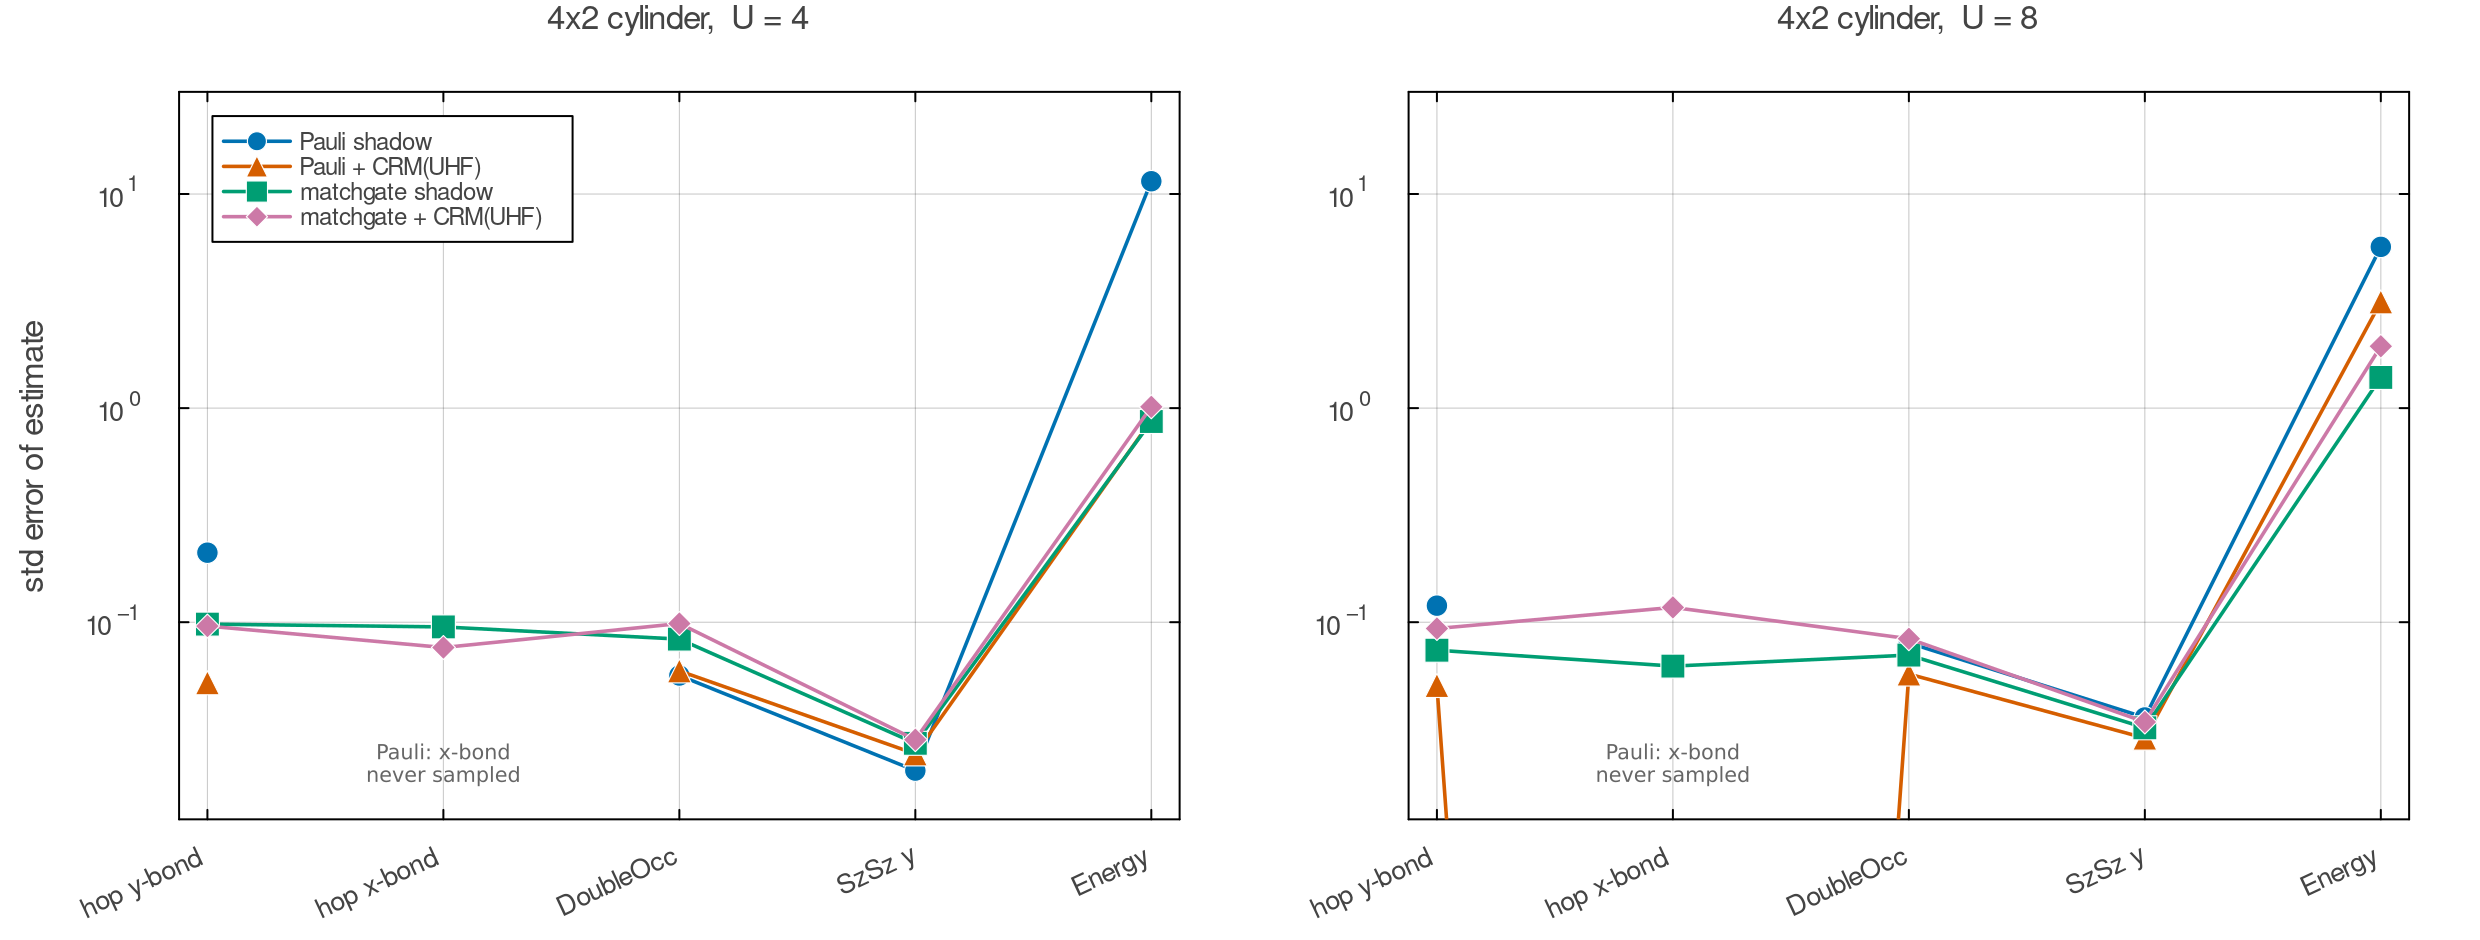

This chart was generated by the following Julia code:
# ============================================================
# matchgate(フェルミオンGauss)シャドウ × CRM
#
# 動機: ランダムPauliシャドウでは、2DをJW変換した際のx方向ホッピング項に
#   長さ O(W) の演算子弦が付き、分散が 3^|A| で爆発して実質測定不能。
#   matchgateシャドウ (ランダムGauss回転 U_Q, Q∈SO(2n) + 占有数測定) では
#   ホッピングは2次Majorana演算子なので弦問題が消える。
#   さらに Slater行列式 (UHF) prior の厳密古典側が Pfaffian で計算できる
#   → CRMとの構造的相性が良い。
#
# 枠組み (Wan-Huggins-Lee-Babbush 2023 / Zhao-Rubin-Miyake PRL 2021):
#   チャネル固有値 λ_{2k} = C(n,k)/C(2n,2k) (次数2kのMajorana単項式)
#   スナップショット推定量:
#     X_S(b) = λ^{-1} Σ_{S'対角} det(Q[S,S']) <b|Γ_{S'}|b>,
#     <b|Γ_T|b> = i^{|T|} Π_{j∈T}(1-2b_j)
#   prior側の厳密条件付き平均 (CRM):
#     E[X_S|u] = λ^{-1} Σ_{S'} det(Q[S,S']) Pf(K'[S']),  K' = 回転後の2点関数
#
# 系: 4x2 ハバードシリンダー (8サイト, 16モード, 2^16次元の密ベクトルで厳密)
#   x方向ボンド (Pauliでは|A|=9) を含む。U=4, 8。
#   比較: Pauliシャドウ(標準/CRM) vs matchgateシャドウ(標準/CRM)、
#   個別観測量とエネルギー全体 (運動項 + U×二重占有)。
#
# 検証 (V1-V4, 8モード密行列で規約を機械精度確定):
#   V1: Givens分解ゲート列が U γ_μ U† = Σ_ν Q_{μν} γ_ν を実現
#   V2: 観測量のMajorana展開係数 = 密行列 (hop/docc/SzSz/長弦Pauli)
#   V3: シャドウ推定量の不偏性 (統計)
#   V4: K行列構成とPfaffian古典側 = 密行列総和
#
# 実行方法:
#  JULIA_LOAD_PATH="@:@v#.#:@stdlib" julia --project=Hubbard_MPS_Env_v2 crm_matchgate.jl
# ============================================================

using ITensors, ITensorMPS
using LinearAlgebra
using Statistics
using Printf
using Random

BLAS.set_num_threads(1)

# ------------------------------------------------------------
# 0. 格子 (4x2シリンダー) と規約
#    モード = JW qubit: qup(s)=2s-1, qdn(s)=2s / qubit 1 = MSB
#    Majorana: γ_{2m-1} = Z..Z X_m, γ_{2m} = Z..Z Y_m
# ------------------------------------------------------------
const W  = 4
const LX = 2
const NS = W * LX          # 8 sites
const NM = 2 * NS          # 16 modes
const NQ = NM              # 16 qubits
const DIM = 2^NQ

sidx(x, y) = (x - 1) * W + y
qup(s) = 2s - 1
qdn(s) = 2s
bitof(s::Int, q::Int, nq::Int) = (s >> (nq - q)) & 1

function cyl_edges(Lx, Wd)
    edges = Tuple{Int,Int}[]
    for x in 1:Lx, y in 1:Wd
        s = sidx(x, y)
        x < Lx && push!(edges, (s, sidx(x+1, y)))
        push!(edges, (s, sidx(x, y == Wd ? 1 : y + 1)))
    end
    return edges
end

# ------------------------------------------------------------
# 1. 密ベクトル演算 (任意のNQに対応)
# ------------------------------------------------------------
# Z回転 exp(-i θ/2 Z_q)
function apply_zrot!(ψ::Vector{ComplexF64}, θ::Float64, q::Int, nq::Int)
    p0, p1 = cis(-θ/2), cis(θ/2)
    mask = 1 << (nq - q)
    @inbounds for s in 0:length(ψ)-1
        ψ[s+1] *= (s & mask == 0) ? p0 : p1
    end
end

# XX回転 exp(-i θ/2 X_q X_{q+1})
function apply_xxrot!(ψ::Vector{ComplexF64}, θ::Float64, q::Int, nq::Int)
    c, s_ = cos(θ/2), sin(θ/2)
    m = (1 << (nq - q)) | (1 << (nq - q - 1))
    @inbounds for s in 0:length(ψ)-1
        t = s ⊻ m
        if s < t
            a, b = ψ[s+1], ψ[t+1]
            ψ[s+1] = c*a - im*s_*b
            ψ[t+1] = c*b - im*s_*a
        end
    end
end

# Majorana平面 (μ, μ+1) の回転角θのゲートを状態に適用
#   μ奇数 (同モード内): γ_{2j-1}γ_{2j} = iZ_j -> exp(-θ/2 γγ) = exp(-iθ/2 Z_j)
#   μ偶数 (モード跨ぎ):  γ_{2j}γ_{2j+1} = iX_jX_{j+1} -> exp(-iθ/2 XX)
function apply_plane_rot!(ψ, μ::Int, θ::Float64, nq::Int)
    if isodd(μ)
        apply_zrot!(ψ, θ, (μ + 1) ÷ 2, nq)
    else
        apply_xxrot!(ψ, θ, μ ÷ 2, nq)
    end
end

# ------------------------------------------------------------
# 2. Haar SO(2n) と隣接Givens分解
#    分解: G_m ... G_1 Q = I (atan2で対角を正に) -> Q = G_1' ... G_m'
#    ゲート適用順序の規約は V1 で機械的に確定する
# ------------------------------------------------------------
function haar_so(m::Int)
    A = randn(m, m)
    F = qr(A)
    Q = Matrix(F.Q) * Diagonal(sign.(diag(F.R)))
    if det(Q) < 0
        Q[:, end] .*= -1
    end
    return Q
end

# 隣接平面回転で Q を I に潰す。返り値: [(μ, θ), ...] (潰した順)
function givens_decompose(Q::Matrix{Float64})
    m = size(Q, 1)
    R = copy(Q)
    rots = Tuple{Int,Float64}[]
    for col in 1:m-1
        for i in m-1:-1:col
            a, b = R[i, col], R[i+1, col]
            (abs(b) < 1e-14 && a > 0) && continue
            θ = atan(b, a)
            c, s = cos(θ), sin(θ)
            for k in col:m
                ri, rj = R[i, k], R[i+1, k]
                R[i, k]   =  c*ri + s*rj
                R[i+1, k] = -s*ri + c*rj
            end
            push!(rots, (i, θ))
        end
    end
    @assert maximum(abs.(R - I)) < 1e-9 "Givens decomposition failed"
    return rots
end

# rots から状態への適用 (順序・符号の規約は V1 で決定した ORDER[] を使う)
const ORDER = Ref(:reverse_negate)   # V1で確定させる
function apply_Q!(ψ, rots, nq::Int)
    if ORDER[] == :reverse_negate
        for k in length(rots):-1:1
            μ, θ = rots[k]; apply_plane_rot!(ψ, μ, -θ, nq)
        end
    elseif ORDER[] == :forward_negate
        for k in 1:length(rots)
            μ, θ = rots[k]; apply_plane_rot!(ψ, μ, -θ, nq)
        end
    elseif ORDER[] == :reverse
        for k in length(rots):-1:1
            μ, θ = rots[k]; apply_plane_rot!(ψ, μ, θ, nq)
        end
    else
        for k in 1:length(rots)
            μ, θ = rots[k]; apply_plane_rot!(ψ, μ, θ, nq)
        end
    end
end

# ------------------------------------------------------------
# 3. Majorana観測量 (係数はV2で密行列と照合)
#    monomial = (係数::ComplexF64, S::Vector{Int})  Sはソート済みMajorana添字
#    <b|Γ_T|b> = i^|T| Π (1-2b_j)  (Tは対角ペア集合)
# ------------------------------------------------------------
struct MObs
    name::String
    mons::Vector{Tuple{ComplexF64,Vector{Int}}}   # 次数0項は S=[]
end

# c†_a c_b + c†_b c_a (モードa<b) = (i/2)γ_{2a-1}γ_{2b} - (i/2)γ_{2a}γ_{2b-1}
hop_mons(a, b) = [(0.5im, [2a-1, 2b]), (-0.5im, [2a, 2b-1])]
# n_m = 1/2 + (i/2)γ_{2m-1}γ_{2m}
dens_mons(m) = [(0.5+0im, Int[]), (0.5im, [2m-1, 2m])]
# n_a n_b (a<b, 異モード)
docc_mons(a, b) = [(0.25+0im, Int[]), (0.25im, [2a-1, 2a]), (0.25im, [2b-1, 2b]),
                   (-0.25+0im, [2a-1, 2a, 2b-1, 2b])]
# S^z_i S^z_j = (1/4)(n_iu - n_id)(n_ju - n_jd)
function szsz_mons(si, sj)
    mons = Tuple{ComplexF64,Vector{Int}}[]
    for (ma, sa) in ((qup(si), 1.0), (qdn(si), -1.0)),
        (mb, sb) in ((qup(sj), 1.0), (qdn(sj), -1.0))
        c = 0.25 * sa * sb
        for (cm, S) in docc_mons(min(ma,mb), max(ma,mb))
            push!(mons, (c*cm, S))
        end
    end
    return mons
end

mval(T_modes::Vector{Int}, b::Vector{Int}) =
    (im)^length(T_modes) * prod(1 - 2*b[j] for j in T_modes; init=1)

# 次数2k係数
lam(n, k) = binomial(n, k) / binomial(2n, 2k)

# 対角ペア集合の列挙 (次数2: 各モード / 次数4: モードペア)
function diag_subsets(n, k)
    if k == 1
        return [[j] for j in 1:n]
    else
        return [[j1, j2] for j1 in 1:n-1 for j2 in j1+1:n]
    end
end

majorana_of(T::Vector{Int}) = reduce(vcat, [[2j-1, 2j] for j in T]; init=Int[])

det2(M) = M[1,1]*M[2,2] - M[1,2]*M[2,1]
function subdet(Q, S::Vector{Int}, Sp::Vector{Int})
    k = length(S)
    if k == 2
        return Q[S[1],Sp[1]]*Q[S[2],Sp[2]] - Q[S[1],Sp[2]]*Q[S[2],Sp[1]]
    else
        return det(@view Q[S, Sp])
    end
end

pf2(A) = A[1,2]
pf4(A) = A[1,2]*A[3,4] - A[1,3]*A[2,4] + A[1,4]*A[2,3]

# u = (Q, rots) に対する1観測量の推定準備:
#   各単項式について w[T'] = λ^{-1} det(Q[S, majorana(T')]) を前計算
struct ObsEval
    consts::Float64                            # 次数0項の合計 (実部)
    packs::Vector{Tuple{ComplexF64,Int,Vector{Vector{Int}},Vector{Float64}}}
    # (係数, k, 対角モード集合リスト, w)
end

function prepare_obs(o::MObs, Q::Matrix{Float64}, n::Int, dsub::Dict{Int,Vector{Vector{Int}}})
    consts = 0.0
    packs = Tuple{ComplexF64,Int,Vector{Vector{Int}},Vector{Float64}}[]
    for (c, S) in o.mons
        if isempty(S)
            consts += real(c)
            continue
        end
        k = length(S) ÷ 2
        subs = dsub[k]
        w = Vector{Float64}(undef, length(subs))
        for (idx, T) in enumerate(subs)
            w[idx] = subdet(Q, S, majorana_of(T)) / lam(n, k)
        end
        push!(packs, (c, k, subs, w))
    end
    return ObsEval(consts, packs)
end

function eval_obs(oe::ObsEval, b::Vector{Int})
    x = oe.consts + 0im
    for (c, k, subs, w) in oe.packs
        acc = 0.0 + 0im
        for (idx, T) in enumerate(subs)
            acc += w[idx] * mval(T, b)
        end
        x += c * acc
    end
    return real(x)
end

# prior側の厳密条件付き平均: <Γ_T'>_{σ'} = Pf(K'[majorana(T')])
function exact_obs_mean(oe::ObsEval, Kp::Matrix{ComplexF64})
    x = oe.consts + 0im
    for (c, k, subs, w) in oe.packs
        acc = 0.0 + 0im
        for (idx, T) in enumerate(subs)
            Sm = majorana_of(T)
            pf = k == 1 ? pf2(view(Kp, Sm, Sm)) : pf4(Kp[Sm, Sm])
            acc += w[idx] * pf
        end
        x += c * acc
    end
    return real(x)
end

# Tr[Oσ] (回転なし)
function trace_obs(o::MObs, K::Matrix{ComplexF64})
    x = 0.0 + 0im
    for (c, S) in o.mons
        if isempty(S)
            x += c
        elseif length(S) == 2
            x += c * pf2(view(K, S, S))
        else
            x += c * pf4(K[S, S])
        end
    end
    return real(x)
end

# 数保存・実C行列 (フルモード) から K_{μν} = <γ_μ γ_ν> (μ≠ν, 対角0) を構成
function K_from_C(C::Matrix{Float64})
    n = size(C, 1)
    K = zeros(ComplexF64, 2n, 2n)
    for a in 1:n, b in 1:n
        AA = C[a,b] - C[b,a]                       # <A_a A_b> (a≠b)
        BB = C[a,b] - C[b,a]                       # <B_a B_b> (a≠b)
        AB = im * ((a == b ? 1.0 : 0.0) - C[a,b] - C[b,a])   # <A_a B_b>
        BA = -im * ((a == b ? 1.0 : 0.0) - C[a,b] - C[b,a])  # <B_a A_b> = -<A_b B_a>... V4で検証
        if a != b
            K[2a-1, 2b-1] = AA
            K[2a,   2b]   = BB
        end
        K[2a-1, 2b] = AB
        K[2a, 2b-1] = BA          # a==b でも <γ_{2a}γ_{2a-1}> = -i(1-2n) は非零
    end
    for μ in 1:2n; K[μ, μ] = 0; end
    return K
end

# ------------------------------------------------------------
# 4. 検証 (8モード密行列)
# ------------------------------------------------------------
function dense_paulis(nq)
    I2 = ComplexF64[1 0; 0 1]; X = ComplexF64[0 1; 1 0]
    Y = ComplexF64[0 -im; im 0]; Z = ComplexF64[1 0; 0 -1]
    return I2, X, Y, Z
end

function dense_gamma(nq)
    I2, X, Y, Z = dense_paulis(nq)
    γ = Vector{Matrix{ComplexF64}}(undef, 2nq)
    for j in 1:nq
        opsX = [q < j ? Z : (q == j ? X : I2) for q in 1:nq]
        opsY = [q < j ? Z : (q == j ? Y : I2) for q in 1:nq]
        γ[2j-1] = reduce(kron, opsX)
        γ[2j]   = reduce(kron, opsY)
    end
    return γ
end

function dense_mobs(o::MObs, γ, nq)
    M = zeros(ComplexF64, 2^nq, 2^nq)
    for (c, S) in o.mons
        term = Matrix{ComplexF64}(I, 2^nq, 2^nq)
        for μ in S; term = term * γ[μ]; end
        M .+= c .* term
    end
    return M
end

function dense_cdag(nq)
    cdag = [0.0 0; 1 0]; I2 = Matrix(1.0I, 2, 2); F = [1.0 0; 0 -1]
    return [reduce(kron, [q < m ? F : (q == m ? cdag : I2) for q in 1:nq]) for m in 1:nq]
end

function validate_matchgate()
    nq = 8; n = nq; dim = 2^nq
    Random.seed!(11)
    γ = dense_gamma(nq)
    I2, X, Y, Z = dense_paulis(nq)

    # --- V1: ゲート列の規約決定 ---
    Q = haar_so(2n)
    rots = givens_decompose(Q)
    best = :none
    for ord in (:reverse_negate, :forward_negate, :reverse, :forward)
        ORDER[] = ord
        # 密Uを構成: 基底ベクトルにapply_Q!を適用
        U = zeros(ComplexF64, dim, dim)
        for col in 1:dim
            e = zeros(ComplexF64, dim); e[col] = 1
            apply_Q!(e, rots, nq)
            U[:, col] = e
        end
        d = maximum(maximum(abs.(U * γ[μ] * U' .- sum(Q[μ, ν] .* γ[ν] for ν in 1:2n)))
                    for μ in 1:2n)
        if d < 1e-9
            best = ord
            @printf("  [V1] gate convention: %s  (U γ U† = Σ Q γ, maxdiff %.1e)\n", ord, d)
            break
        end
    end
    @assert best != :none "V1 failed: no gate ordering matches Q"
    ORDER[] = best

    # --- V2: 観測量のMajorana展開 = フェルミオン密行列 ---
    Cd = dense_cdag(nq); Cop = [Matrix(m') for m in Cd]
    tests = [
        ("hop(1,3)", MObs("h", hop_mons(1, 3)), Cd[1]*Cop[3] .+ Cd[3]*Cop[1]),
        ("hop(2,7)", MObs("h", hop_mons(2, 7)), Cd[2]*Cop[7] .+ Cd[7]*Cop[2]),
        ("dens(3)",  MObs("n", dens_mons(3)),   Cd[3]*Cop[3]),
        ("docc(1,2)",MObs("d", docc_mons(1, 2)), (Cd[1]*Cop[1])*(Cd[2]*Cop[2])),
        ("SzSz(1,2)",MObs("s", szsz_mons(1, 2)),
         0.25 .* (Cd[1]*Cop[1] .- Cd[2]*Cop[2]) * (Cd[3]*Cop[3] .- Cd[4]*Cop[4])),
    ]
    for (nm_, o, Mref) in tests
        d = maximum(abs.(dense_mobs(o, γ, nq) .- Mref))
        @assert d < 1e-10 "V2 failed: $nm_ ($d)"
    end
    println("  [V2] Majorana expansions match dense fermion operators")

    # Pauli長弦 = hop の確認 (x-bond相当): (XZ..ZX + YZ..ZY)/2 on qubits 2..7
    Zs = [q in 3:6 ? Z : I2 for q in 1:nq]
    XZX = reduce(kron, [q == 2 || q == 7 ? X : Zs[q] for q in 1:nq])
    YZY = reduce(kron, [q == 2 || q == 7 ? Y : Zs[q] for q in 1:nq])
    d = maximum(abs.(0.5 .* (XZX .+ YZY) .- (Cd[2]*Cop[7] .+ Cd[7]*Cop[2])))
    @assert d < 1e-10 "V2 failed: long-string Pauli hop"
    println("  [V2] long JW-string Pauli = fermionic hop confirmed")

    # --- V3: 不偏性 (ランダム状態, 統計テスト) ---
    ψ = randn(ComplexF64, dim); ψ ./= norm(ψ)
    obs3 = [MObs("hop13", hop_mons(1, 3)), MObs("hop27", hop_mons(2, 7)),
            MObs("docc12", docc_mons(1, 2)), MObs("szsz12", szsz_mons(1, 2))]
    truth = [real(dot(ψ, dense_mobs(o, γ, nq) * ψ)) for o in obs3]
    dsub = Dict(1 => diag_subsets(n, 1), 2 => diag_subsets(n, 2))
    nu3, nm3 = 4000, 20
    acc = zeros(length(obs3)); acc2 = zeros(length(obs3))
    b = zeros(Int, nq)
    for _ in 1:nu3
        Q3 = haar_so(2n); r3 = givens_decompose(Q3)
        φ = copy(ψ); apply_Q!(φ, r3, nq)
        probs = abs2.(φ); cp = cumsum(probs)
        oes = [prepare_obs(o, Q3, n, dsub) for o in obs3]
        m_o = zeros(length(obs3))
        for _ in 1:nm3
            so_ = searchsortedfirst(cp, rand()) - 1
            for q in 1:nq; b[q] = bitof(so_, q, nq); end
            for (k, oe) in enumerate(oes)
                m_o[k] += eval_obs(oe, b)
            end
        end
        acc .+= m_o ./ nm3
        acc2 .+= (m_o ./ nm3).^2
    end
    for (k, o) in enumerate(obs3)
        est = acc[k]/nu3
        se = sqrt(max(acc2[k]/nu3 - est^2, 1e-12) / nu3)
        z = abs(est - truth[k]) / se
        @printf("  [V3] %-8s truth=%8.4f  est=%8.4f ± %.4f  (z=%.1f)\n",
                o.name, truth[k], est, se, z)
        @assert z < 5 "V3 failed: $(o.name) biased"
    end
    println("  [V3] matchgate shadow estimators unbiased")

    # --- V4: K行列とPfaffian古典側 ---
    # ランダムSlater行列式 (4粒子)
    Φ = Matrix(qr(randn(n, 4)).Q)
    σv = zeros(ComplexF64, dim); σv[1] = 1
    for kk in 4:-1:1
        σv = sum(Φ[m, kk] .* (Cd[m] * σv) for m in 1:n)
    end
    σv ./= norm(σv)
    Cσ = Φ * Φ'
    K = K_from_C(Cσ)
    dK = maximum(abs(K[μ, ν] - (μ == ν ? 0 : dot(σv, γ[μ] * γ[ν] * σv)))
                 for μ in 1:2n, ν in 1:2n)
    @assert dK < 1e-9 "V4 failed: K matrix ($dK)"
    println("  [V4] K matrix from C matches dense <γγ>")
    # 数保存Slaterで <X Z..Z X> = <Y Z..Z Y> = 2C_ab (Pauli-CRM prior側の項別式)
    I2v, Xv, Yv, Zv = dense_paulis(nq)
    for (a, bq) in ((2, 7), (1, 3))
        mid = [q in a+1:bq-1 ? Zv : I2v for q in 1:nq]
        XZXv = reduce(kron, [q == a || q == bq ? Xv : mid[q] for q in 1:nq])
        YZYv = reduce(kron, [q == a || q == bq ? Yv : mid[q] for q in 1:nq])
        @assert abs(dot(σv, XZXv*σv) - 2Cσ[a,bq]) < 1e-9 "V4: <XZX> ≠ 2C ($a,$bq)"
        @assert abs(dot(σv, YZYv*σv) - 2Cσ[a,bq]) < 1e-9 "V4: <YZY> ≠ 2C ($a,$bq)"
    end
    println("  [V4] per-term <XZ..ZX> = <YZ..ZY> = 2C confirmed on Slater state")
    # 厳密条件付き平均 vs 全数和
    for trial in 1:3
        Q4 = haar_so(2n); r4 = givens_decompose(Q4)
        φσ = copy(σv); apply_Q!(φσ, r4, nq)
        probs = abs2.(φσ)
        Kp = transpose(Q4) * K * Q4      # K' = <γγ>_{UσU†}
        for o in obs3
            oe = prepare_obs(o, Q4, n, dsub)
            brute = 0.0
            for sidx_ in 0:dim-1
                probs[sidx_+1] < 1e-14 && continue
                bb = [bitof(sidx_, q, nq) for q in 1:nq]
                brute += probs[sidx_+1] * eval_obs(oe, bb)
            end
            ex = exact_obs_mean(oe, Kp)
            @assert abs(brute - ex) < 1e-8 "V4 failed: $(o.name) trial $trial ($brute vs $ex)"
        end
    end
    println("  [V4] Pfaffian exact prior mean = brute-force sum")
    println("  [validate] all matchgate validations passed"); flush(stdout)
end

# ------------------------------------------------------------
# 5. Pauliシャドウ側 (16量子ビット密ベクトル; 既存規約と同一)
# ------------------------------------------------------------
const SIGMA_P = (ComplexF64[0 1; 1 0], ComplexF64[0 -im; im 0], ComplexF64[1 0; 0 -1])
const UB = (ComplexF64[1 1; 1 -1]/sqrt(2), ComplexF64[1 -im; 1 im]/sqrt(2),
            ComplexF64[1 0; 0 1])
const DV = ntuple(β -> ntuple(a -> real.(diag(UB[β]*SIGMA_P[a]*UB[β]')), 3), 3)

function apply_1q!(ψ::Vector{ComplexF64}, u::Matrix{ComplexF64}, q::Int, nq::Int)
    mask = 1 << (nq - q)
    @inbounds for s in 0:length(ψ)-1
        if s & mask == 0
            a, b = ψ[s+1], ψ[s+mask+1]
            ψ[s+1]      = u[1,1]*a + u[1,2]*b
            ψ[s+mask+1] = u[2,1]*a + u[2,2]*b
        end
    end
end

struct PTerm
    coeff::Float64
    sup::Vector{Tuple{Int,Int}}
end
struct PObs
    name::String
    terms::Vector{PTerm}
end

# hop(モードa<b) のPauli表現: (X Z..Z X + Y Z..Z Y)/2 on qubits a..b
function hop_pauli(a, b)
    mid = [(q, 3) for q in a+1:b-1]
    return [PTerm(0.5, vcat([(a,1)], mid, [(b,1)])),
            PTerm(0.5, vcat([(a,2)], mid, [(b,2)]))]
end
docc_pauli(a, b) = [PTerm(0.25, Tuple{Int,Int}[]), PTerm(-0.25, [(a,3)]),
                    PTerm(-0.25, [(b,3)]), PTerm(0.25, [(a,3),(b,3)])]
function szsz_pauli(si, sj)
    t = PTerm[]
    for (qa, sa) in ((qup(si),1.0),(qdn(si),-1.0)), (qb, sb) in ((qup(sj),1.0),(qdn(sj),-1.0))
        push!(t, PTerm(0.25*sa*sb*0.25, Tuple{Int,Int}[]))
        push!(t, PTerm(-0.25*sa*sb*0.25, [(qa,3)]))
        push!(t, PTerm(-0.25*sa*sb*0.25, [(qb,3)]))
        push!(t, PTerm(0.25*sa*sb*0.25, [(qa,3),(qb,3)]))
    end
    return t
end

function eval_pauli(o::PObs, basis::Vector{Int}, b::Vector{Int})
    x = 0.0
    for t in o.terms
        v = t.coeff
        for (q, a) in t.sup
            v *= 3.0 * DV[basis[q]][a][b[q]+1]
            v == 0.0 && break
        end
        x += v
    end
    return x
end

# prior側 (UHF, Wick): 項ごとの <P>_σ を事前計算しておき基底一致で流す
function pauli_prior_means(o::PObs, C::Matrix{Float64})
    # 各項のσ期待値 (数保存Slater): Z列はK_from_C経由でなく直接Wick
    n = size(C, 1)
    vals = Float64[]
    for t in o.terms
        if isempty(t.sup)
            push!(vals, 1.0)
        elseif all(a == 3 for (_, a) in t.sup)
            qs = [q for (q, _) in t.sup]
            if length(qs) == 1
                push!(vals, 1 - 2C[qs[1], qs[1]])
            else
                a, b = qs
                push!(vals, (1-2C[a,a])*(1-2C[b,b]) - 4*C[a,b]*C[b,a] + 0.0)
            end
        else
            # (X Z..Z X) or (Y Z..Z Y): = c†c + h.c. ± pairing -> 数保存で 2C_ab
            a = t.sup[1][1]; b = t.sup[end][1]
            push!(vals, 2 * C[a, b])
        end
    end
    return vals
end

function exact_pauli_mean(o::PObs, basis::Vector{Int}, vals::Vector{Float64})
    m = 0.0
    for (ti, t) in enumerate(o.terms)
        ok = all(basis[q] == a for (q, a) in t.sup)
        ok || continue
        m += t.coeff * 3.0^length(t.sup) * vals[ti]
    end
    return m
end

# ------------------------------------------------------------
# 6. 状態構築 (DMRG -> 密ベクトル) と UHF
# ------------------------------------------------------------
function hubbard_cyl_mpo(sites, t, U, mu)
    os = OpSum()
    for (s, s2) in cyl_edges(LX, W)
        for (qa, qb) in ((qup(s), qup(s2)), (qdn(s), qdn(s2)))
            os += -t, "Cdag", qa, "C", qb
            os += -t, "Cdag", qb, "C", qa
        end
    end
    for s in 1:NS
        os += U, "N", qup(s), "N", qdn(s)
        os += -mu, "N", qup(s)
        os += -mu, "N", qdn(s)
    end
    return MPO(os, sites)
end

function ground_state_dense(t, U, mu)
    sites = siteinds("Fermion", NQ; conserve_qns=true)
    H = hubbard_cyl_mpo(sites, t, U, mu)
    init = fill("Emp", NQ)
    for x in 1:LX, y in 1:W
        s = sidx(x, y)
        init[iseven(x + y) ? qup(s) : qdn(s)] = "Occ"
    end
    ψ0 = productMPS(sites, init)
    E, ψ = dmrg(H, ψ0; nsweeps=10, maxdim=[20,50,100,256,256,256,256,256,256,256],
                cutoff=1e-12, noise=[1e-6,1e-7,1e-8,0,0,0,0,0,0,0], outputlevel=0)
    # MPS -> 密ベクトル (qubit1 = MSB)
    ψo = orthogonalize(ψ, 1)
    ss = siteinds(ψo); ls = linkinds(ψo)
    V = ones(ComplexF64, 1, 1)
    for j in 1:NQ
        A = if j == 1
            reshape(Array(ψo[j], ss[j], ls[j]), 2, 1, :)
        elseif j == NQ
            reshape(Array(ψo[j], ls[j-1], ss[j]), :, 2, 1) |> x -> permutedims(x, (2,1,3))
        else
            permutedims(Array(ψo[j], ls[j-1], ss[j], ls[j]), (2,1,3))
        end
        # A[b, l, r]; V[prefix, l] -> V'[(prefix,b), r]
        np, nl = size(V); nr = size(A, 3)
        Vn = zeros(ComplexF64, np*2, nr)
        for bb in 0:1
            Vn[(bb*np+1):(bb+1)*np, :] = V * A[bb+1, :, :]
        end
        # ここで prefix の桁: 新しいビットが下位に付く (qubit jはMSB側からj番目)
        V = Vn
    end
    vec_ = vec(V)
    # 上のスタッキングは bit_j が「ブロック上位」なので index = b1 + 2 b2 + ... の順になっている
    # 並べ替え: 実際は index = Σ b_j 2^{j-1} (qubit1が最下位) になっているため反転する
    ψd = zeros(ComplexF64, DIM)
    for s in 0:DIM-1
        s2 = 0
        for q in 1:NQ
            s2 |= ((s >> (q-1)) & 1) << (NQ - q)
        end
        ψd[s2+1] = vec_[s+1]
    end
    return E, ψd
end

function solve_uhf_cyl(t, U; Nup, Ndn, iters=800, tol=1e-10)
    T = zeros(NS, NS)
    for (s, s2) in cyl_edges(LX, W)
        T[s, s2] = T[s2, s] = -t
    end
    nup = zeros(NS); ndn = zeros(NS)
    for x in 1:LX, y in 1:W
        s = sidx(x, y)
        nup[s] = 0.5 + 0.4*(-1)^(x+y); ndn[s] = 0.5 - 0.4*(-1)^(x+y)
    end
    nup .*= Nup/sum(nup); ndn .*= Ndn/sum(ndn)
    local Fu, Fd
    for _ in 1:iters
        Fu = eigen(Symmetric(T + diagm(U .* ndn)))
        Fd = eigen(Symmetric(T + diagm(U .* nup)))
        nu_ = vec(sum(abs2, Fu.vectors[:, 1:Nup]; dims=2))
        nd_ = vec(sum(abs2, Fd.vectors[:, 1:Ndn]; dims=2))
        if max(maximum(abs.(nu_ .- nup)), maximum(abs.(nd_ .- ndn))) < tol
            nup, ndn = nu_, nd_; break
        end
        nup = 0.5 .* nu_ .+ 0.5 .* nup; ndn = 0.5 .* nd_ .+ 0.5 .* ndn
    end
    Cu = Fu.vectors[:, 1:Nup] * Fu.vectors[:, 1:Nup]'
    Cd_ = Fd.vectors[:, 1:Ndn] * Fd.vectors[:, 1:Ndn]'
    # フルモードC (mode qup(s), qdn(s))
    C = zeros(NM, NM)
    for a in 1:NS, b in 1:NS
        C[qup(a), qup(b)] = Cu[a, b]
        C[qdn(a), qdn(b)] = Cd_[a, b]
    end
    return C
end

# ------------------------------------------------------------
# 7. メイン実験
# ------------------------------------------------------------
function main()
    println("=== validation (8 modes, dense) ==="); flush(stdout)
    validate_matchgate()

    t = 1.0
    nu, nm, n_repeat = 50, 100, 40
    dsub = Dict(1 => diag_subsets(NM, 1), 2 => diag_subsets(NM, 2))
    rows = []

    for U in [4.0, 8.0]
        println("\n", "="^70)
        @printf("4x2 cylinder (16 qubits), U=%.1f, half-filling\n", U); flush(stdout)
        BLAS.set_num_threads(4)
        E0, ψd = ground_state_dense(t, U, U/2)
        BLAS.set_num_threads(1)
        C = solve_uhf_cyl(t, U; Nup=NS÷2, Ndn=NS÷2)
        K = K_from_C(C)
        @printf("  DMRG E0=%.6f  (dense norm %.6f)\n", E0, norm(ψd)); flush(stdout)

        # --- 観測量セット ---
        s0 = sidx(1, 2)
        sy = s0 + 1               # y方向隣
        sx = s0 + W               # x方向隣 (次列)
        mob = [MObs("hop y-bond", hop_mons(qup(s0), qup(sy))),
               MObs("hop x-bond", hop_mons(qup(s0), qup(sx))),
               MObs("DoubleOcc",  docc_mons(qup(s0), qdn(s0))),
               MObs("SzSz y",     szsz_mons(s0, sy))]
        pob = [PObs("hop y-bond", hop_pauli(qup(s0), qup(sy))),
               PObs("hop x-bond", hop_pauli(qup(s0), qup(sx))),
               PObs("DoubleOcc",  docc_pauli(qup(s0), qdn(s0))),
               PObs("SzSz y",     szsz_pauli(s0, sy))]
        # エネルギー (運動項 + U*docc; μ項は粒子数固定なので定数)
        emons = Tuple{ComplexF64,Vector{Int}}[]
        eterms = PTerm[]
        for (s, s2) in cyl_edges(LX, W), off in (qup, qdn)
            a, b = min(off(s), off(s2)), max(off(s), off(s2))
            for (c, S) in hop_mons(a, b); push!(emons, (-t*c, S)); end
            for pt in hop_pauli(a, b); push!(eterms, PTerm(-t*pt.coeff, pt.sup)); end
        end
        for s in 1:NS
            for (c, S) in docc_mons(qup(s), qdn(s)); push!(emons, (U*c, S)); end
            for pt in docc_pauli(qup(s), qdn(s)); push!(eterms, PTerm(U*pt.coeff, pt.sup)); end
        end
        push!(mob, MObs("Energy", emons))
        push!(pob, PObs("Energy", eterms))
        nobs = length(mob)

        # 真値 (密ベクトル): Pauli側の項評価で計算 (MajoranaとPauliは同一演算子)
        truth = zeros(nobs)
        for (k, o) in enumerate(pob)
            v = 0.0
            for t_ in o.terms
                if isempty(t_.sup)
                    v += t_.coeff
                else
                    # <ψ| Pauli列 |ψ> を密ベクトルで
                    φ = copy(ψd)
                    for (q, a) in t_.sup
                        mask = 1 << (NQ - q)
                        if a == 3
                            @inbounds for s_ in 0:DIM-1
                                (s_ & mask != 0) && (φ[s_+1] *= -1)
                            end
                        else
                            tmp = zeros(ComplexF64, DIM)
                            @inbounds for s_ in 0:DIM-1
                                s2 = s_ ⊻ mask
                                # X: 1 / Y: <1|Y|0>=+i, <0|Y|1>=-i
                                ph = a == 1 ? 1.0+0im : ((s_ & mask == 0) ? im : -im)
                                tmp[s2+1] += ph * φ[s_+1]
                            end
                            φ = tmp
                        end
                    end
                    v += t_.coeff * real(dot(ψd, φ))
                end
            end
            truth[k] = v
        end
        # エンドツーエンド検証: エネルギー真値は E0 + μN (μ=U/2, N=8) に一致するはず
        @assert abs(truth[end] - (E0 + U/2 * NS)) < 1e-6 "energy truth check failed: $(truth[end]) vs $(E0 + U/2*NS)"
        trOσ_m = [trace_obs(o, K) for o in mob]
        pvals  = [pauli_prior_means(o, C) for o in pob]
        trOσ_p = [sum(o.terms[ti].coeff * pvals[k][ti] for ti in 1:length(o.terms))
                  for (k, o) in enumerate(pob)]
        # PfaffianルートとWickルートの一致 (K_from_C の交差検証)
        for k in 1:nobs
            @assert abs(trOσ_m[k] - trOσ_p[k]) < 1e-8 "Tr[Oσ] mismatch: $(mob[k].name)"
        end
        @printf("  %-12s %9s %9s %9s\n", "observable", "true", "Tr[Oσ]_MG", "Tr[Oσ]_P")
        for k in 1:nobs
            @printf("  %-12s %9.4f %9.4f %9.4f\n", mob[k].name, truth[k], trOσ_m[k], trOσ_p[k])
        end
        flush(stdout)

        # --- 実験ループ ---
        est = zeros(n_repeat, nobs, 4)   # 1=P-std, 2=P-CRM, 3=MG-std, 4=MG-CRM
        b = zeros(Int, NQ)
        tstart = time()
        for rep in 1:n_repeat
            accP = zeros(nobs, 2); accM = zeros(nobs, 2)
            for _ in 1:nu
                # --- Pauli ---
                basis = rand(1:3, NQ)
                φ = copy(ψd)
                for q in 1:NQ; apply_1q!(φ, UB[basis[q]], q, NQ); end
                cp = cumsum(abs2.(φ))
                mP = zeros(nobs)
                for _ in 1:nm
                    s_ = searchsortedfirst(cp, rand()) - 1
                    for q in 1:NQ; b[q] = bitof(s_, q, NQ); end
                    for k in 1:nobs; mP[k] += eval_pauli(pob[k], basis, b); end
                end
                mP ./= nm
                for k in 1:nobs
                    accP[k,1] += mP[k]
                    accP[k,2] += mP[k] - exact_pauli_mean(pob[k], basis, pvals[k])
                end
                # --- matchgate ---
                Q = haar_so(2NM)
                rots = givens_decompose(Q)
                φ = copy(ψd); apply_Q!(φ, rots, NQ)
                cp = cumsum(abs2.(φ))
                oes = [prepare_obs(o, Q, NM, dsub) for o in mob]
                Kp = transpose(Q) * K * Q
                mM = zeros(nobs)
                for _ in 1:nm
                    s_ = searchsortedfirst(cp, rand()) - 1
                    for q in 1:NQ; b[q] = bitof(s_, q, NQ); end
                    for k in 1:nobs; mM[k] += eval_obs(oes[k], b); end
                end
                mM ./= nm
                for k in 1:nobs
                    accM[k,1] += mM[k]
                    accM[k,2] += mM[k] - exact_obs_mean(oes[k], Kp)
                end
            end
            for k in 1:nobs
                est[rep,k,1] = accP[k,1]/nu
                est[rep,k,2] = accP[k,2]/nu + trOσ_p[k]
                est[rep,k,3] = accM[k,1]/nu
                est[rep,k,4] = accM[k,2]/nu + trOσ_m[k]
            end
            if rep % 10 == 0
                @printf("  rep %d/%d (%.0fs)\n", rep, n_repeat, time()-tstart); flush(stdout)
            end
        end

        @printf("\n  %-12s %9s | %-19s %-19s | %-19s %-19s | %7s %7s\n",
                "observable", "true", "Pauli std", "Pauli CRM(UHF)",
                "MG std", "MG CRM(UHF)", "G_P", "G_MG")
        for k in 1:nobs
            m = [mean(est[:,k,e]) for e in 1:4]; s = [std(est[:,k,e]) for e in 1:4]
            @printf("  %-12s %9.4f | %8.3f ± %-8.3f %8.3f ± %-8.3f | %8.4f ± %-8.4f %8.4f ± %-8.4f | %7.2f %7.2f\n",
                    mob[k].name, truth[k], m[1], s[1], m[2], s[2], m[3], s[3], m[4], s[4],
                    (s[2]>0 ? (s[1]/s[2])^2 : NaN), (s[4]>0 ? (s[3]/s[4])^2 : NaN))
            push!(rows, (U, mob[k].name, truth[k], s[1], s[2], s[3], s[4]))
        end
        flush(stdout)
    end

    out = joinpath(@__DIR__, "crm_matchgate_results.tsv")
    open(out, "w") do io
        println(io, "U\tobservable\ttrue\terr_P_std\terr_P_crm\terr_MG_std\terr_MG_crm")
        for r in rows; println(io, join(r, "\t")); end
    end
    println("\nresults saved: $out"); flush(stdout)
    return rows
end

rows = main()

# ------------------------------------------------------------
# 8. プロット
# ------------------------------------------------------------
using Plots
const OI = ["#0072B2", "#D55E00", "#009E73", "#CC79A7"]
default(fontfamily="Helvetica", framestyle=:box, grid=true, gridalpha=0.12,
        linewidth=1.8, markersize=6, markerstrokewidth=0.6, markerstrokecolor=:white,
        guidefontsize=11, tickfontsize=9, legendfontsize=8, titlefontsize=11, dpi=200)

panels = []
for (iu, U) in enumerate((4.0, 8.0))
    sel = [r for r in rows if r[1] == U]
    names = [r[2] for r in sel]
    p = plot(xticks=(1:length(names), names), xrotation=25, yscale=:log10,
             ylabel=(iu == 1 ? "std error of estimate" : ""),
             legend=(iu == 1 ? :topleft : :none),
             title=@sprintf("4x2 cylinder,  U = %.0f", U))
    labels = ["Pauli shadow", "Pauli + CRM(UHF)", "matchgate shadow", "matchgate + CRM(UHF)"]
    marks = [:circle, :utriangle, :square, :diamond]
    for (e, lab) in enumerate(labels)
        errs = [sel[k][3+e] for k in 1:length(sel)]
        errs = [x <= 0 ? NaN : x for x in errs]   # std=0 (一度も測定されない項) は非表示
        plot!(p, 1:length(names), errs, color=OI[e], marker=marks[e], label=lab)
    end
    annotate!(p, 2, minimum(skipmissing([r for r in (sel[k][3+e] for k in 1:length(sel), e in 1:4) if r > 0])),
              text("Pauli: x-bond never sampled", 7, :gray40, :center))
    push!(panels, p)
end
final = plot(panels..., layout=(1,2), size=(1240, 470), margin=7Plots.mm)
outpng = joinpath(@__DIR__, "crm_matchgate.png")
savefig(final, outpng)
println("figure saved: $outpng")
